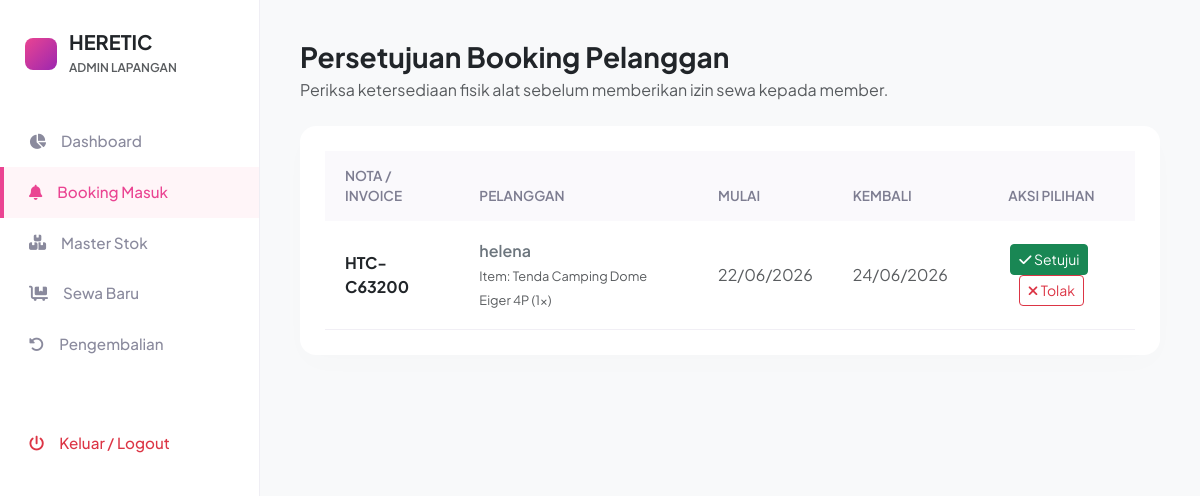
Page /admin/booking.php on the committed database.
### tables this page shows
CREATE TABLE IF NOT EXISTS `detail_transaksi` (
  `id_detail` int NOT NULL AUTO_INCREMENT,
  `rental_id` int NOT NULL,
  `product_id` int NOT NULL,
  `quantity` int NOT NULL,
  `price_per_day` int NOT NULL,
  `days` int NOT NULL,
  `subtotal` int NOT NULL,
  `qty` int NOT NULL DEFAULT '1',
  PRIMARY KEY (`id_detail`),
  KEY `rental_id` (`rental_id`),
  KEY `product_id` (`product_id`),
  CONSTRAINT `detail_transaksi_ibfk_1` FOREIGN KEY (`rental_id`) REFERENCES `transaksi` (`id_transaksi`) ON DELETE CASCADE,
  CONSTRAINT `detail_transaksi_ibfk_2` FOREIGN KEY (`product_id`) REFERENCES `alat` (`id_alat`) ON DELETE CASCADE
);

CREATE TABLE IF NOT EXISTS `transaksi` (
  `id_transaksi` int NOT NULL AUTO_INCREMENT,
  `invoice_code` varchar(50) NOT NULL,
  `customer_name` varchar(100) NOT NULL,
  `customer_phone` varchar(20) DEFAULT NULL,
  `customer_email` varchar(100) DEFAULT NULL,
  `customer_address` text,
  `emergency_name` varchar(100) DEFAULT NULL,
  `emergency_phone` varchar(20) DEFAULT NULL,
  `jenis_jaminan` varchar(30) DEFAULT NULL,
  `nomor_identitas` varchar(50) DEFAULT NULL,
  `foto_identitas` varchar(255) DEFAULT NULL,
  `foto_selfie` varchar(255) DEFAULT NULL,
  `rent_date` date NOT NULL,
  `return_date` date NOT NULL,
  `total_bayar` int NOT NULL,
  `status` enum('active','completed','pending') NOT NULL DEFAULT 'pending',
  `metode_ambil` varchar(50) DEFAULT NULL,
  `metode_bayar` varchar(50) DEFAULT NULL,
  `bukti_pembayaran` varchar(255) DEFAULT NULL,
  `created_at` timestamp NULL DEFAULT CURRENT_TIMESTAMP,
  `total_amount` int NOT NULL DEFAULT '0',
  `catatan_tambahan` text,
  `deposit` int DEFAULT '100000',
  PRIMARY KEY (`id_transaksi`),
  UNIQUE KEY `invoice_code` (`invoice_code`)
);

CREATE TABLE IF NOT EXISTS `alat` (
  `id_alat` int NOT NULL AUTO_INCREMENT,
  `nama_alat` varchar(100) NOT NULL,
  `id_kategori` int NOT NULL,
  `harga_perhari` int NOT NULL,
  `stok` int NOT NULL DEFAULT '0',
  `foto` varchar(255) DEFAULT 'default.jpg',
  `gambar` varchar(255) DEFAULT NULL,
  `deskripsi` text,
  `created_at` timestamp NULL DEFAULT CURRENT_TIMESTAMP,
  PRIMARY KEY (`id_alat`)
);

### admin/booking.php (the view, shortened to what this page needs)
<?php
include '../koneksi.php';
?>
<!DOCTYPE html>
<html lang="id">
<head>
    <link rel="stylesheet" href="https://cdnjs.cloudflare.com/ajax/libs/font-awesome/6.4.0/css/all.min.css">
    <link href="https://cdn.jsdelivr.net/npm/bootstrap@5.3.0/dist/css/bootstrap.min.css" rel="stylesheet">
</head>
<body>
    <div class="sidebar">
        <div class="brand-logo">
            <div class="logo-icon"></div>
            <div>
                <h5 class="mb-0 fw-bold text-dark">HERETIC</h5>
                <small class="text-muted fw-semibold" style="font-size: 0.75rem;">ADMIN LAPANGAN</small>
            </div>
        </div>
        <div class="py-2">
            <a href="index.php" class="nav-link-custom"><i class="fa-solid fa-chart-pie"></i> Dashboard</a>
            <a href="booking.php" class="nav-link-custom active"><i class="fa-solid fa-bell"></i> Booking Masuk</a>
            <a href="master_alat.php" class="nav-link-custom"><i class="fa-solid fa-boxes-stacked"></i> Master Stok</a>
            <a href="transaksi.php" class="nav-link-custom"><i class="fa-solid fa-cart-flatbed"></i> Sewa Baru</a>
            <a href="pengembalian.php" class="nav-link-custom"><i class="fa-solid fa-rotate-left"></i> Pengembalian</a>
            <a href="../logout.php" class="nav-link-custom text-danger mt-5"><i class="fa-solid fa-power-off"></i> Keluar / Logout</a>
        </div>
    </div>
    <div class="main-content">
        <div class="mb-4">
            <h3 class="fw-bold text-dark mb-1">Persetujuan Booking Pelanggan</h3>
            <p class="text-muted">Periksa ketersediaan fisik alat sebelum memberikan izin sewa kepada member.</p>
        </div>
        <div class="card-table">
            <div class="table-responsive">
                <table class="table mb-0">
                    <thead>
                        <tr>
                            <th>Nota / Invoice</th>
                            <th>Pelanggan</th>
                            <th>Mulai</th>
                            <th>Kembali</th>
                            <th class="text-center">Aksi Pilihan</th>
                        </tr>
                    </thead>
                    <tbody>
                        <?php
                        $query = mysqli_query($koneksi, "SELECT t.*, d.quantity, a.nama_alat
                                                         FROM transaksi t
                                                         JOIN detail_transaksi d ON t.id_transaksi = d.rental_id
                                                         JOIN alat a ON d.product_id = a.id_alat
                                                         WHERE t.status='active'
                                                         ORDER BY t.id_transaksi DESC");
                        if($query && mysqli_num_rows($query) > 0):
                            while($row = mysqli_fetch_assoc($query)):
                        ?>
                        <tr>
                            <td class="fw-bold text-dark"><?= htmlspecialchars($row['invoice_code']); ?></td>
                            <td class="text-secondary fw-semibold">
                                <?= htmlspecialchars($row['customer_name']); ?><br>
                                <small class="text-muted" style="font-size:0.8rem; font-weight:400;">
                                    Item: <?= htmlspecialchars($row['nama_alat']); ?> (<?= $row['quantity']; ?>x)
                                </small>
                            </td>
                            <td><span class="text-muted"><?= date('d/m/Y', strtotime($row['rent_date'])); ?></span></td>
                            <td><span class="text-muted"><?= date('d/m/Y', strtotime($row['return_date'])); ?></span></td>
                            <td class="text-center">
                                <a href="booking.php?aksi=setuju&id=<?= $row['id_transaksi']; ?>" class="btn btn-sm btn-success me-1">
                                    <i class="fa-solid fa-check"></i> Setujui
                                </a>
                                <a href="booking.php?aksi=tolak&id=<?= $row['id_transaksi']; ?>" onclick="return confirm('Tolak permohonan booking ini?')" class="btn btn-sm btn-outline-danger">
                                    <i class="fa-solid fa-xmark"></i> Tolak
                                </a>
                            </td>
                        </tr>
                        <?php endwhile; endif; ?>
                    </tbody>
                </table>
            </div>
        </div>
    </div>
</body>
</html>

### admin/booking.php (style rules this page uses)
body { background-color: #f8f9fa; color: #495057; font-family: 'Plus Jakarta Sans', sans-serif; }
.sidebar { height: 100vh; background-color: #ffffff; width: 260px; position: fixed; border-right: 1px solid #efeef4; }
.brand-logo { padding: 30px 25px; display: flex; align-items: center; gap: 12px; }
.logo-icon { width: 32px; height: 32px; background: linear-gradient(135deg, #ea4492, #9c27b0); border-radius: 8px; }
.nav-link-custom { color: #8a8a9d; padding: 14px 25px; display: flex; align-items: center; gap: 15px; text-decoration: none; font-size: 0.95rem; font-weight: 500; border-left: 4px solid transparent; }
.nav-link-custom:hover, .nav-link-custom.active { color: #ea4492; background: #fff5f8; border-left: 4px solid #ea4492; }
.main-content { margin-left: 260px; padding: 40px; }
.card-table { background: #ffffff; border: none; border-radius: 16px; padding: 25px; box-shadow: 0 10px 30px rgba(0,0,0,0.01); }
.table thead th { background-color: #faf9fc; color: #7d7d91; font-weight: 600; font-size: 0.85rem; text-transform: uppercase; padding: 15px 20px; border: none; }
.table tbody td { padding: 18px 20px; border-bottom: 1px solid #f1eff5; vertical-align: middle; }

### rows in the picture
detail_transaksi: rental.invoice_code "HTC-C63200", rental.customer_name "helena", product.nama_alat "Tenda Camping Dome Eiger 4P", quantity "1", rental.rent_date "22/06/2026", rental.return_date "24/06/2026"
